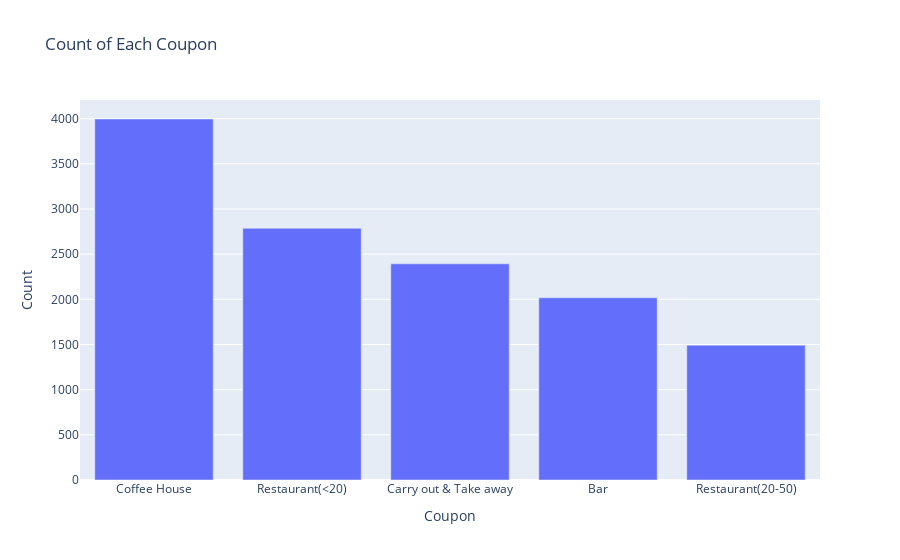

Notebook code for this chart:
### Code cell
###########################################################
# using plotly display all the coupons and pick one
###########################################################
import plotly.express as px

coupon_counts = df['coupon'].value_counts().reset_index()
coupon_counts.columns = ['Coupon', 'Count']

# Using Plotly to create a bar plot
fig = px.bar(coupon_counts, x='Coupon', y='Count', labels={'Coupon': 'Coupon', 'Count': 'Count'},
             title='Count of Each Coupon')
fig.show()

########################################################################################################################
#  Based on the plot below will investigate the Coffee House Coupons: biggest share of the coupons. 
#  Will follow the same methodology as "bar" coupon
########################################################################################################################

### Figure 1 — Plotly figure (JSON) as saved in the notebook; plotly's stock layout.template omitted (floating-point values rounded to 4 significant figures)
{"data": [{"alignmentgroup": "True", "hovertemplate": "Coupon=%{x}<br>Count=%{y}<extra></extra>", "legendgroup": "", "marker": {"color": "#636efa", "pattern": {"shape": ""}}, "name": "", "offsetgroup": "", "orientation": "v", "showlegend": false, "textposition": "auto", "type": "bar", "x": ["Coffee House", "Restaurant(<20)", "Carry out & Take away", "Bar", "Restaurant(20-50)"], "xaxis": "x", "y": [3996, 2786, 2393, 2017, 1492], "yaxis": "y"}], "layout": {"barmode": "relative", "legend": {"tracegroupgap": 0}, "title": {"text": "Count of Each Coupon"}, "xaxis": {"anchor": "y", "domain": [0, 1], "title": {"text": "Coupon"}}, "yaxis": {"anchor": "x", "domain": [0, 1], "title": {"text": "Count"}}}}
